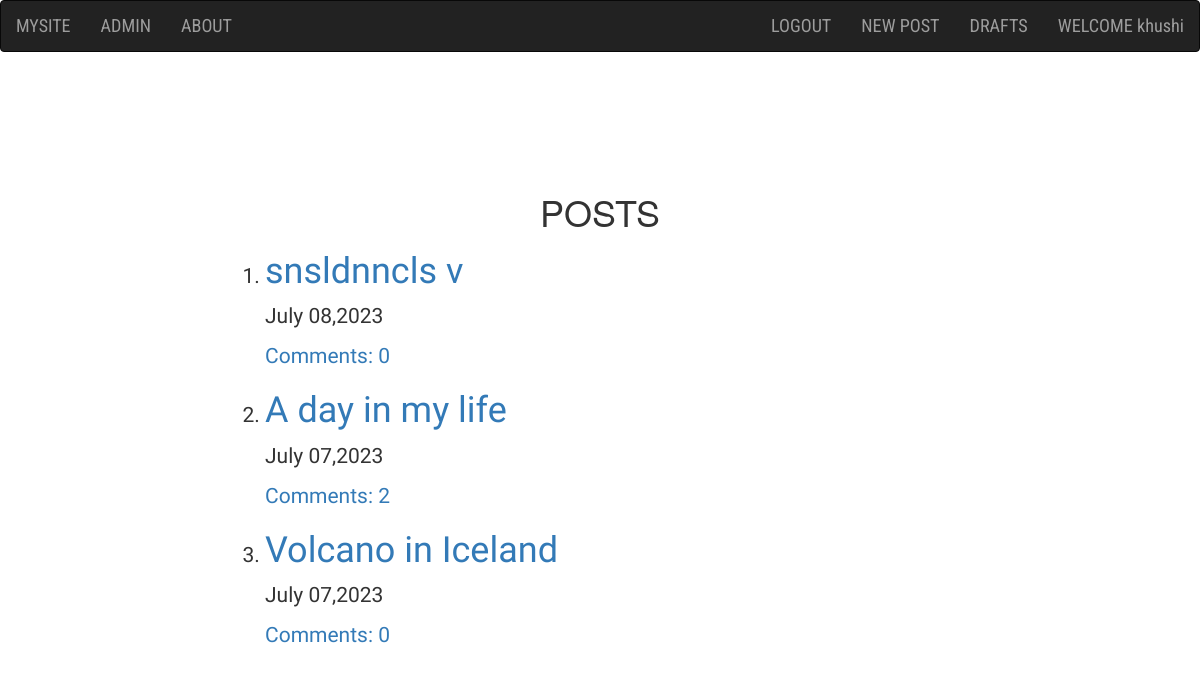
Screenshot of / (signed in) with the database file from the repository.
### blog/models.py (models this page shows, shortened)
class Post(models.Model):
    author = models.ForeignKey('auth.User',on_delete=models.CASCADE)
    title = models.CharField(max_length=256)
    text = models.TextField()
    create_date = models.DateTimeField(default=timezone.now)
    publish_date = models.DateTimeField(blank=True,null=True)
    def approve_comments(self):
        return self.comments.filter(approved_comment = True)

### blog/views.py (the view)
# urls.py: path('',views.PostListView.as_view(),name='post_list'),
class PostListView(ListView):
    model = Post
    context_object_name = 'posts'
    def get_queryset(self):
        return Post.objects.filter(publish_date__lte=timezone.now()).order_by('-publish_date')

### blog/templates/blog/post_list.html (shortened to what this page needs)
{% extends 'blog/base.html' %}
{% block body_block %}
    <h1 class="center_heading">POSTS</h1>
    <ol>
        {% for post in posts %}
            <div class="centerpost ">
                <li>
                    <h1 class="loader">
                        <a href="{% url 'blog:post_detail' pk=post.pk %}">{{post.title}}</a>
                    </h1>
                    <p>{{post.create_date|date:"N d,Y"}}</p>
                    <a href="{% url 'blog:post_detail' pk=post.pk %}">Comments: {{post.approve_comments.count}}</a>
                </li>
            </div>
        {% endfor %}
    </ol>
{% endblock body_block %}

### blog/templates/blog/base.html (shortened to what this page needs)
<!DOCTYPE html>
{% load static %}
<html lang="en">
<head>
    <link rel="stylesheet" href="https://maxcdn.bootstrapcdn.com/bootstrap/3.4.1/css/bootstrap.min.css">
    <link rel="stylesheet" href="//cdn.jsdelivr.net/npm/medium-editor@latest/dist/css/medium-editor.min.css" type="text/css" media="screen" charset="utf-8">
    <link rel="stylesheet" href="{% static "css/styles.css"  %}">
</head>
<body>
    <nav class="navbar navbar-inverse technav">
        <div class="container-fluid">
            <div class="navbar-header">
                <a href="{% url 'blog:post_list' %}" class="navbar-brand">MYSITE</a>
            </div>
            <ul class="navbar-nav nav">
                <li> <a href="{% url 'admin:index' %}" class="nav-item">ADMIN</a></li>
                <li> <a href="{% url 'blog:about' %}" class="nav-item">ABOUT</a></li>
            </ul>
            <ul class="navbar-nav nav navbar-right">
                {% if user.is_authenticated %}
                    <li><a href="{% url 'logout' %}" class="navbar-item">LOGOUT</a></li>
                    <li><a href="{% url 'blog:post_new' %}" class="navbar-item">NEW POST</a></li>
                    <li><a href="{% url 'blog:post_draft_list' %}" class="navbar-item">DRAFTS</a></li>
                    <li><a class="navbar-item"> WELCOME {{user.username}}</a></li>
                {% else %}
                    <li> <a href="{% url 'signup' %}" class="nav-item">REGISTER</a></li>
                    <li><a href="{% url 'login' %}" class="navbar-item">LOGIN</a></li>
                {% endif %}
            </ul>
        </div>
    </nav>
    <div class="content container">
        <div class="row">
            <div class="col-md-offset-2 col-md-8">
                <div class="blog_posts">
                    {% block body_block %}
                    {% endblock body_block %}
                </div>
            </div>
        </div>
    </div>
</body>
</html>

### blog/static/css/styles.css (style rules this page uses)
.technav { font-family: 'Roboto Condensed', sans-serif; font-size: 1.3em; margin-bottom: 10%; }
.center_heading { text-align: center; margin-left: auto; margin-right: auto; }
.centerpost { font-family: 'Caprasimo', cursive; font-size: 1.5em; }
.loader { filter: hue-rotate(0deg); color: linear-gradient(45deg,#0f8,#08f); animation:hue 10000ms infinite linear; }

### rows the page displays
Post: title "snsldnncls v", create_date "July 08,2023", approve_comments.count "0"
Post: title "A day in my life", create_date "July 07,2023", approve_comments.count "2"
Post: title "Volcano in Iceland", create_date "July 07,2023", approve_comments.count "0"

### other values shown
{{ user.username }} "khushi"
